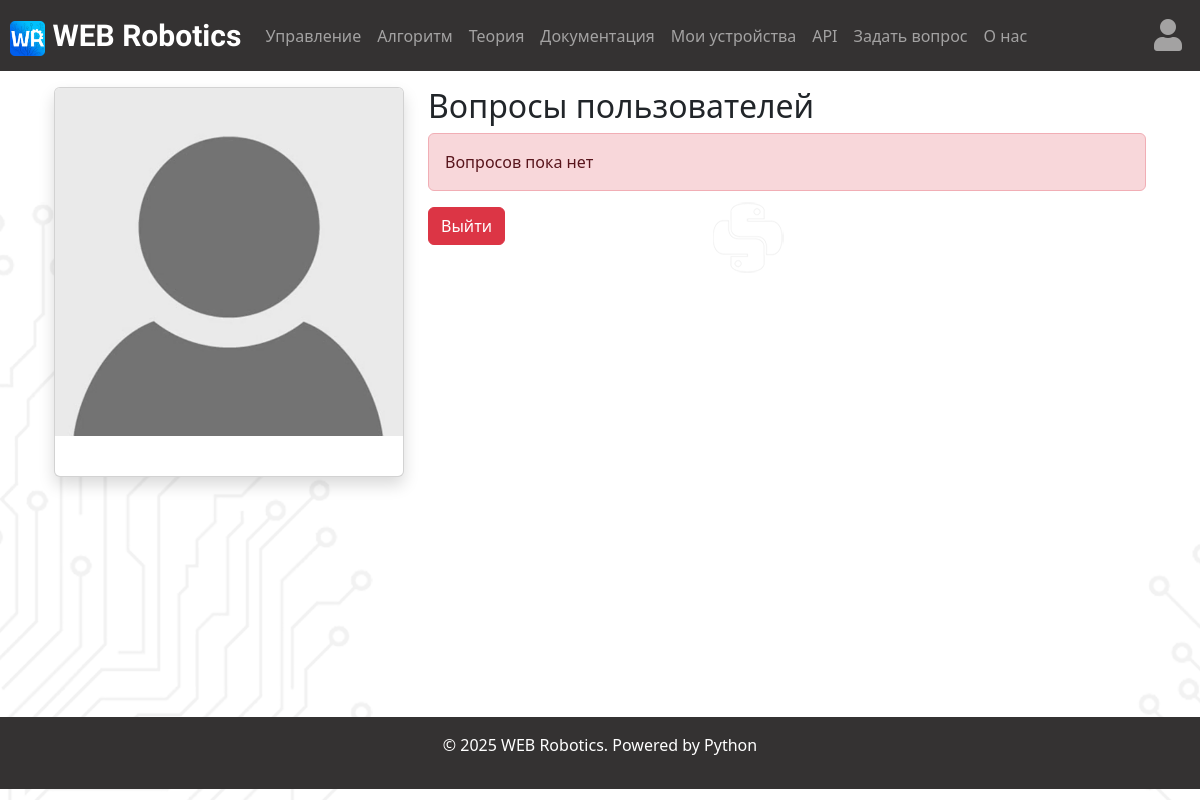
/admin_account, run on an earlier commit of the app's database.
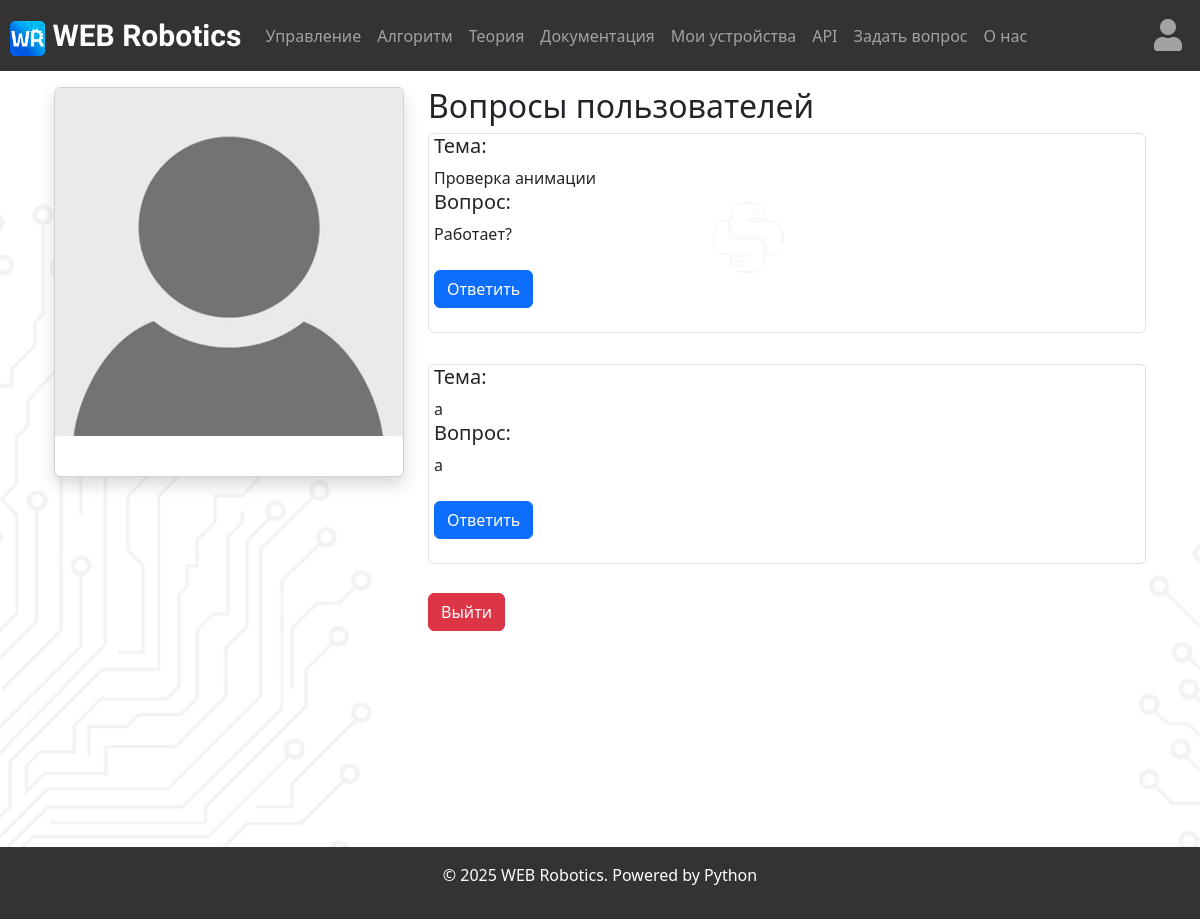
And on a later commit of the database.
### data/questions.py (models this page shows)
class Question(SqlAlchemyBase, SerializerMixin):
    __tablename__ = 'questions'
    id = sqlalchemy.Column(sqlalchemy.Integer,
                           primary_key=True, autoincrement=True)
    theme = sqlalchemy.Column(sqlalchemy.String, nullable=True)
    question = sqlalchemy.Column(sqlalchemy.String, nullable=False)
    user_id = sqlalchemy.Column(sqlalchemy.Integer,
                                sqlalchemy.ForeignKey("users.id"))
    is_answered = sqlalchemy.Column(sqlalchemy.Boolean, nullable=False, default=False)
    user = orm.relationship('User')
    answers = orm.relationship("Answer", back_populates='questions')

### main.py (the view)
@app.route('/admin_account')
def admin_account():
    db_sess = db_session.create_session()
    all_questions = db_sess.query(Question)
    questions = []
    for q in all_questions:
        if q is not None:
            if not q.is_answered:
                questions.append(q)
    return render_template("admin_account.html", questions=questions)

### data/db_session.py (called while the page is built)
def create_session() -> Session:
    global __factory
    return __factory()

### templates/admin_account.html (shortened to what this page needs)
{% extends "base.html" %}
{% block content %}
<div class="container">
    <div class="row">
        <div class="col-md-auto">
            <div class="card mb-4 shadow" style="width: 350px">
                <img src="static/img/base_account_photo.jpg" class="card-img-top" alt="">
                <div class="card-body">
                </div>
            </div>
        </div>
        <div class="col">
            <h2> Вопросы пользователей </h2>
            {% if questions %}
                {% for question in questions %}
                            <div class="col-md6 border rounded" style="padding-left: 5px; margin-top: 2px; margin-bottom: 5px;">
                                <h5> Тема: </h5> {{ question.theme }}
                                <h5> Вопрос: </h5> {{ question.question }}
                                <br>
                                <br>
                                <a href="/answer_question/{{ question.id }}" class="btn btn-primary"> Ответить </a>
                                <br>
                                <br>
                            </div>
                        <br>
                        {% endfor %}
            {% else %}
                <p class="alert alert-danger" role="alert"> Вопросов пока нет</p>
            {% endif %}
            <a href="/logout" class="btn btn-danger"> Выйти </a>
        </div>
    </div>
</div>
{% for i in range(9) %}
<br>
{% endfor %}
{% endblock %}

What changed in the data, as far as the page shows it:
now on this page (row edited): Question: theme "Проверка анимации", question "Работает?"
added Question: theme "а", question "а"
Also different on the page:
text no longer shown: "Вопросов пока нет"
